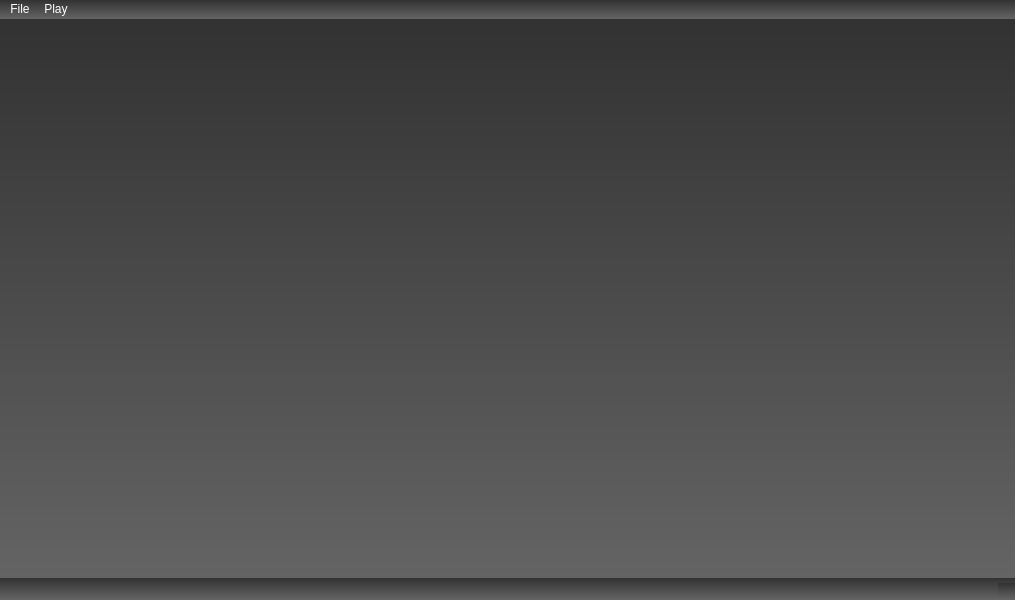
<?xml version="1.0" encoding="UTF-8"?>
<ui version="4.0">
 <class>MainWindow</class>
 <widget class="QMainWindow" name="MainWindow">
  <property name="geometry">
   <rect>
    <x>0</x>
    <y>0</y>
    <width>1015</width>
    <height>600</height>
   </rect>
  </property>
  <property name="windowTitle">
   <string>Node Chaos</string>
  </property>
  <property name="windowIcon">
   <iconset resource="resources.qrc">
    <normaloff>:/icons/icon.png</normaloff>:/icons/icon.png</iconset>
  </property>
  <property name="styleSheet">
   <string notr="true">background-color: qlineargradient(spread:pad, x1:0, y1:0, x2:0, y2:1, stop:0 rgba(50, 50, 50, 255), stop:1 rgba(100, 100, 100, 255));</string>
  </property>
  <widget class="QWidget" name="centralwidget">
   <layout class="QHBoxLayout" name="horizontalLayout_2">
    <item>
     <layout class="QHBoxLayout" name="horizontalLayout"/>
    </item>
   </layout>
  </widget>
  <widget class="QMenuBar" name="menubar">
   <property name="geometry">
    <rect>
     <x>0</x>
     <y>0</y>
     <width>1015</width>
     <height>21</height>
    </rect>
   </property>
   <property name="styleSheet">
    <string notr="true">color: rgb(255, 255, 255);</string>
   </property>
   <widget class="QMenu" name="menu_file">
    <property name="title">
     <string>File</string>
    </property>
    <addaction name="action_save"/>
    <addaction name="action_load"/>
   </widget>
   <widget class="QMenu" name="menuPlay">
    <property name="title">
     <string>Play</string>
    </property>
    <addaction name="actionPlay"/>
   </widget>
   <addaction name="menu_file"/>
   <addaction name="menuPlay"/>
  </widget>
  <widget class="QStatusBar" name="statusbar"/>
  <action name="action_save">
   <property name="text">
    <string>Save</string>
   </property>
  </action>
  <action name="action_load">
   <property name="text">
    <string>Load</string>
   </property>
  </action>
  <action name="actionPlay">
   <property name="text">
    <string>Play</string>
   </property>
  </action>
 </widget>
 <resources>
  <include location="resources.qrc"/>
 </resources>
 <connections/>
</ui>
